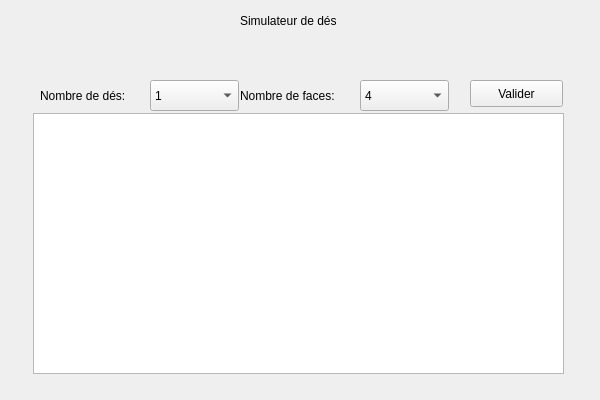
<?xml version="1.0" encoding="UTF-8"?>
<ui version="4.0">
 <class>Dices</class>
 <widget class="QMainWindow" name="Dices">
  <property name="geometry">
   <rect>
    <x>0</x>
    <y>0</y>
    <width>600</width>
    <height>400</height>
   </rect>
  </property>
  <property name="windowTitle">
   <string>Dices</string>
  </property>
  <widget class="QWidget" name="centralWidget">
   <widget class="QLabel" name="labelTitre">
    <property name="geometry">
     <rect>
      <x>240</x>
      <y>10</y>
      <width>131</width>
      <height>21</height>
     </rect>
    </property>
    <property name="text">
     <string>Simulateur de dés</string>
    </property>
   </widget>
   <widget class="QTextEdit" name="textEditResultat">
    <property name="geometry">
     <rect>
      <x>33</x>
      <y>113</y>
      <width>531</width>
      <height>261</height>
     </rect>
    </property>
   </widget>
   <widget class="QPushButton" name="pushButtonValider">
    <property name="geometry">
     <rect>
      <x>470</x>
      <y>80</y>
      <width>93</width>
      <height>27</height>
     </rect>
    </property>
    <property name="text">
     <string>Valider</string>
    </property>
   </widget>
   <widget class="QComboBox" name="comboBoxNbDices">
    <property name="geometry">
     <rect>
      <x>150</x>
      <y>80</y>
      <width>89</width>
      <height>31</height>
     </rect>
    </property>
    <item>
     <property name="text">
      <string>1</string>
     </property>
    </item>
    <item>
     <property name="text">
      <string>2</string>
     </property>
    </item>
    <item>
     <property name="text">
      <string>3</string>
     </property>
    </item>
    <item>
     <property name="text">
      <string>4</string>
     </property>
    </item>
    <item>
     <property name="text">
      <string>5</string>
     </property>
    </item>
    <item>
     <property name="text">
      <string>6</string>
     </property>
    </item>
    <item>
     <property name="text">
      <string>7</string>
     </property>
    </item>
    <item>
     <property name="text">
      <string>8</string>
     </property>
    </item>
    <item>
     <property name="text">
      <string>9</string>
     </property>
    </item>
    <item>
     <property name="text">
      <string>10</string>
     </property>
    </item>
    <item>
     <property name="text">
      <string>11</string>
     </property>
    </item>
    <item>
     <property name="text">
      <string>12</string>
     </property>
    </item>
    <item>
     <property name="text">
      <string>13</string>
     </property>
    </item>
    <item>
     <property name="text">
      <string>14</string>
     </property>
    </item>
    <item>
     <property name="text">
      <string>15</string>
     </property>
    </item>
    <item>
     <property name="text">
      <string>16</string>
     </property>
    </item>
    <item>
     <property name="text">
      <string>17</string>
     </property>
    </item>
    <item>
     <property name="text">
      <string>18</string>
     </property>
    </item>
    <item>
     <property name="text">
      <string>19</string>
     </property>
    </item>
    <item>
     <property name="text">
      <string>20</string>
     </property>
    </item>
   </widget>
   <widget class="QComboBox" name="comboBoxNbFaces">
    <property name="geometry">
     <rect>
      <x>360</x>
      <y>80</y>
      <width>89</width>
      <height>31</height>
     </rect>
    </property>
    <item>
     <property name="text">
      <string>4</string>
     </property>
    </item>
    <item>
     <property name="text">
      <string>6</string>
     </property>
    </item>
    <item>
     <property name="text">
      <string>8</string>
     </property>
    </item>
    <item>
     <property name="text">
      <string>10</string>
     </property>
    </item>
    <item>
     <property name="text">
      <string>12</string>
     </property>
    </item>
    <item>
     <property name="text">
      <string>14</string>
     </property>
    </item>
    <item>
     <property name="text">
      <string>16</string>
     </property>
    </item>
    <item>
     <property name="text">
      <string>18</string>
     </property>
    </item>
    <item>
     <property name="text">
      <string>20</string>
     </property>
    </item>
    <item>
     <property name="text">
      <string>24</string>
     </property>
    </item>
    <item>
     <property name="text">
      <string>30</string>
     </property>
    </item>
    <item>
     <property name="text">
      <string>36</string>
     </property>
    </item>
    <item>
     <property name="text">
      <string>40</string>
     </property>
    </item>
    <item>
     <property name="text">
      <string>48</string>
     </property>
    </item>
    <item>
     <property name="text">
      <string>50</string>
     </property>
    </item>
    <item>
     <property name="text">
      <string>64</string>
     </property>
    </item>
    <item>
     <property name="text">
      <string>80</string>
     </property>
    </item>
    <item>
     <property name="text">
      <string>100</string>
     </property>
    </item>
   </widget>
   <widget class="QLabel" name="labelDices">
    <property name="geometry">
     <rect>
      <x>40</x>
      <y>80</y>
      <width>111</width>
      <height>31</height>
     </rect>
    </property>
    <property name="text">
     <string>Nombre de dés:</string>
    </property>
   </widget>
   <widget class="QLabel" name="labelFaces">
    <property name="geometry">
     <rect>
      <x>240</x>
      <y>80</y>
      <width>121</width>
      <height>31</height>
     </rect>
    </property>
    <property name="text">
     <string>Nombre de faces:</string>
    </property>
   </widget>
  </widget>
 </widget>
 <layoutdefault spacing="6" margin="11"/>
 <resources/>
 <connections/>
</ui>
